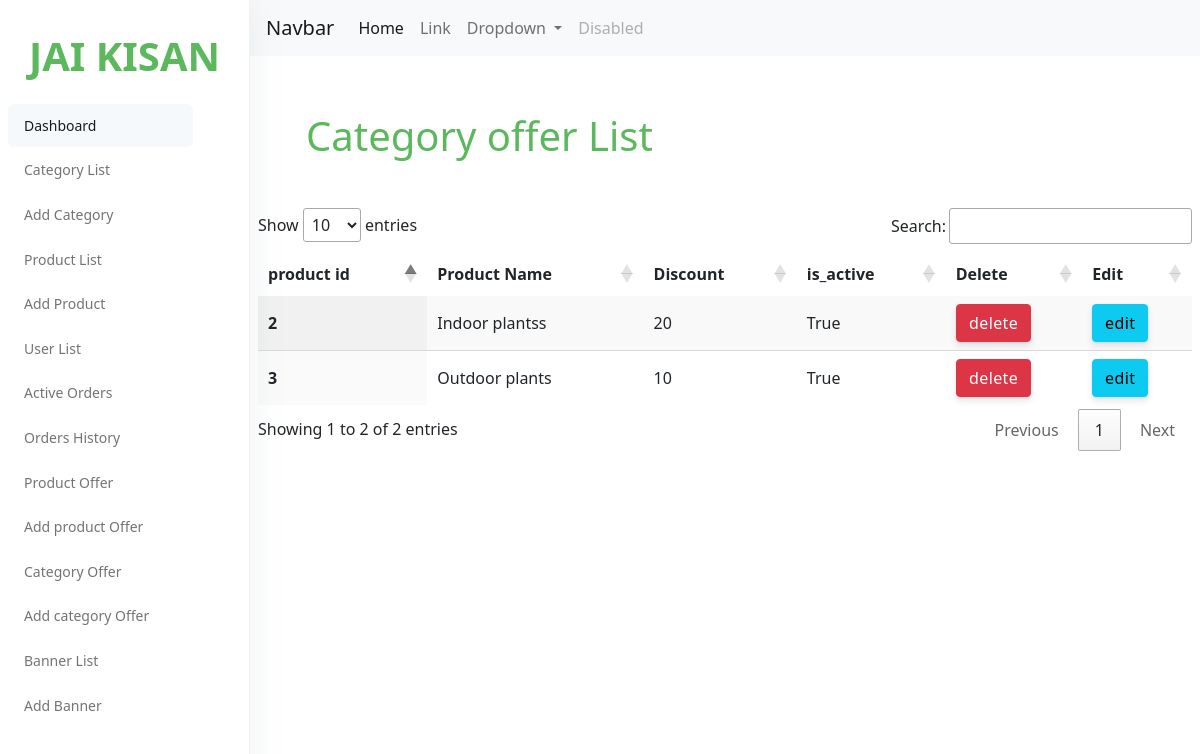
/adminpanel/category_offer, run on the app's committed database.
### offer/models.py (models this page shows, shortened)
class CategoryOffer(models.Model):
    category = models.OneToOneField(category, on_delete=models.CASCADE)
    discount_offer = models.PositiveIntegerField(help_text='Offer in percentage')
    is_active = models.BooleanField(default=True)

### category/models.py (models this page shows, shortened)
class category(models.Model):
    category_name = models.CharField(max_length=200, unique=True)
    slug = models.SlugField(max_length=200, unique=True)
    description = models.TextField(max_length=200, blank=True)
    class Meta:
        verbose_name = 'category'
        verbose_name_plural = 'categories'

### admin_panel/views.py (the view)
# urls.py: path('category_offer',views.category_offer,name="category_offer"),
def category_offer(request):
    category_offer = CategoryOffer.objects.all()
    context ={
        'category_offer':category_offer,
    }
    return render(request,'adminpanel/category_offer.html',context)

### cart/context_processors.py (called while the page is built, shortened)
def counter(request):
    cart_count = 0
    if 'admin' in request.path:
        return{}
    return dict(cart_count=cart_count)

### category/context_processors.py (called while the page is built)
def menu_links(request):
    links = category.objects.all()
    return dict(links=links)

### templates/adminpanel/category_offer.html (shortened to what this page needs)
{% load static %}
{% include 'adminpanel/nav.html' %}
<!DOCTYPE html>
<html lang="en">
<head>
    <link rel="stylesheet" href="https://cdn.jsdelivr.net/npm/bootstrap@5.0.0-beta1/dist/css/bootstrap.min.css">
    <link rel="stylesheet" type="text/css" href="https://cdn.datatables.net/1.11.3/css/jquery.dataTables.css">
</head>
<body>
    <div class="header">
        <div class="align-items-center">
            <div class="px-2 col-lg-12 col-7">
                <div class="table-responsive">
                    <div>
                        <h1 style="color:#5cb85c" class="m-5">Category offer List</h1>
                    </div>
                    <table id="table" class="display"  style="border:None;">
                        <thead  style="border:None;">
                            <tr  style="border:None;">
                                <th  style="border:None;" scope="col">product id</th>
                                <th  style="border:None;" scope="col">Product Name</th>
                                <th  style="border:None;" scope="col">Discount</th>
                                <th  style="border:None;" scope="col">is_active</th>
                                <th  style="border:None;" scope="col">Delete</th>
                                <th  style="border:None;" scope="col">Edit</th>
                            </tr>
                        </thead>
                        <tbody  style="border:None;">
                            {% for x in category_offer %}
                            <tr>
                                <th scope="row">
                                    {{ x.id }}
                                </th>
                                <td>
                                    {{ x.category.category_name }}
                                </td>
                                <td>
                                    {{ x.discount_offer }}
                                </td>
                                <td>
                                    {{ x.is_active }}
                                </td>
                                    <td><a class="btn btn-danger" href="" onclick="deletecategoryoffer('{{x.id}}')" data-bs-toggle="modal" data-bs-target="#staticBackdrop" >delete</a></td>
                                    <td><a class="btn btn-info" href="" onclick="editcategoryoffer('{{x.id}}')" data-bs-toggle="modal" data-bs-target="#staticBackdrop">edit</a></td>
                            </tr>
                            {% endfor %}
                        </tbody>
                    </table>
                </div>
            </div>
        </div>
    </div>
</body>
</html>

### data on the page
CategoryOffer: id "2", category.category_name "Indoor plantss", discount_offer "20", is_active "True"
CategoryOffer: id "3", category.category_name "Outdoor plants", discount_offer "10", is_active "True"
